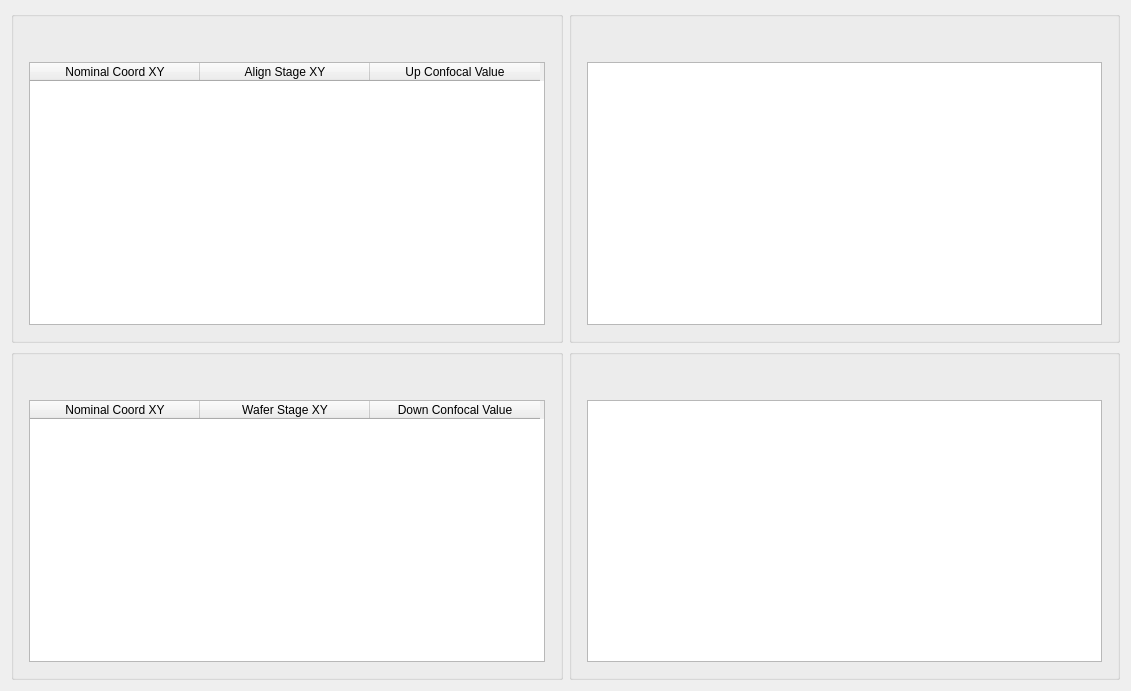
         <widget class="QWidget" name="layoutWidget">
          <property name="geometry">
           <rect>
            <x>0</x>
            <y>0</y>
            <width>1131</width>
            <height>691</height>
           </rect>
          </property>
          <layout class="QGridLayout" name="gridLayout_14">
           <item row="1" column="0">
            <widget class="ISTAR::GUI::GroupBox" name="gb_downChuckLevelingPoint">
             <property name="sizePolicy">
              <sizepolicy hsizetype="Preferred" vsizetype="Preferred">
               <horstretch>0</horstretch>
               <verstretch>0</verstretch>
              </sizepolicy>
             </property>
             <property name="minimumSize">
              <size>
               <width>500</width>
               <height>0</height>
              </size>
             </property>
             <property name="maximumSize">
              <size>
               <width>560</width>
               <height>16777215</height>
              </size>
             </property>
             <layout class="QGridLayout" name="gridLayout_11">
              <property name="leftMargin">
               <number>15</number>
              </property>
              <property name="topMargin">
               <number>45</number>
              </property>
              <property name="rightMargin">
               <number>15</number>
              </property>
              <property name="bottomMargin">
               <number>15</number>
              </property>
              <property name="horizontalSpacing">
               <number>15</number>
              </property>
              <property name="verticalSpacing">
               <number>6</number>
              </property>
              <item row="0" column="0">
               <widget class="ISTAR::GUI::TableWidget" name="tw_downChuckLevelingPoint">
                <property name="minimumSize">
                 <size>
                  <width>250</width>
                  <height>0</height>
                 </size>
                </property>
                <property name="editTriggers">
                 <set>QAbstractItemView::NoEditTriggers</set>
                </property>
                <attribute name="horizontalHeaderDefaultSectionSize">
                 <number>170</number>
                </attribute>
                <column>
                 <property name="text">
                  <string>Nominal Coord XY</string>
                 </property>
                </column>
                <column>
                 <property name="text">
                  <string>Wafer Stage XY</string>
                 </property>
                </column>
                <column>
                 <property name="text">
                  <string>Down Confocal Value</string>
                 </property>
                </column>
               </widget>
              </item>
             </layout>
            </widget>
           </item>
           <item row="1" column="1">
            <widget class="ISTAR::GUI::GroupBox" name="gb_downChuckLevelingPointDiagram">
             <property name="sizePolicy">
              <sizepolicy hsizetype="Preferred" vsizetype="Preferred">
               <horstretch>0</horstretch>
               <verstretch>0</verstretch>
              </sizepolicy>
             </property>
             <property name="minimumSize">
              <size>
               <width>500</width>
               <height>0</height>
              </size>
             </property>
             <property name="maximumSize">
              <size>
               <width>560</width>
               <height>16777215</height>
              </size>
             </property>
             <layout class="QGridLayout" name="gridLayout_13">
              <property name="leftMargin">
               <number>15</number>
              </property>
              <property name="topMargin">
               <number>45</number>
              </property>
              <property name="rightMargin">
               <number>15</number>
              </property>
              <property name="bottomMargin">
               <number>15</number>
              </property>
              <property name="horizontalSpacing">
               <number>15</number>
              </property>
              <property name="verticalSpacing">
               <number>6</number>
              </property>
              <item row="0" column="0">
               <widget class="SimpleDiagram" name="gv_downChuckLeveling"/>
              </item>
             </layout>
            </widget>
           </item>
           <item row="0" column="1">
            <widget class="ISTAR::GUI::GroupBox" name="gb_upChuckLevelingPointDiagram">
             <property name="sizePolicy">
              <sizepolicy hsizetype="Preferred" vsizetype="Preferred">
               <horstretch>0</horstretch>
               <verstretch>0</verstretch>
              </sizepolicy>
             </property>
             <property name="minimumSize">
              <size>
               <width>520</width>
               <height>0</height>
              </size>
             </property>
             <property name="maximumSize">
              <size>
               <width>560</width>
               <height>16777215</height>
              </size>
             </property>
             <layout class="QGridLayout" name="gridLayout_12">
              <property name="leftMargin">
               <number>15</number>
              </property>
              <property name="topMargin">
               <number>45</number>
              </property>
              <property name="rightMargin">
               <number>15</number>
              </property>
              <property name="bottomMargin">
               <number>15</number>
              </property>
              <property name="horizontalSpacing">
               <number>15</number>
              </property>
              <property name="verticalSpacing">
               <number>6</number>
              </property>
              <item row="0" column="0">
               <widget class="SimpleDiagram" name="gv_upChuckLeveling"/>
              </item>
             </layout>
            </widget>
           </item>
           <item row="0" column="0">
            <widget class="ISTAR::GUI::GroupBox" name="gb_upChuckLevelingPoint">
             <property name="sizePolicy">
              <sizepolicy hsizetype="Preferred" vsizetype="Preferred">
               <horstretch>0</horstretch>
               <verstretch>0</verstretch>
              </sizepolicy>
             </property>
             <property name="minimumSize">
              <size>
               <width>520</width>
               <height>0</height>
              </size>
             </property>
             <property name="maximumSize">
              <size>
               <width>560</width>
               <height>16777215</height>
              </size>
             </property>
             <layout class="QGridLayout" name="gridLayout_9">
              <property name="leftMargin">
               <number>15</number>
              </property>
              <property name="topMargin">
               <number>45</number>
              </property>
              <property name="rightMargin">
               <number>15</number>
              </property>
              <property name="bottomMargin">
               <number>15</number>
              </property>
              <property name="horizontalSpacing">
               <number>15</number>
              </property>
              <property name="verticalSpacing">
               <number>6</number>
              </property>
              <item row="0" column="0">
               <widget class="ISTAR::GUI::TableWidget" name="tw_upChuckLevelingPoint">
                <property name="minimumSize">
                 <size>
                  <width>250</width>
                  <height>0</height>
                 </size>
                </property>
                <property name="lineWidth">
                 <number>1</number>
                </property>
                <property name="editTriggers">
                 <set>QAbstractItemView::NoEditTriggers</set>
                </property>
                <attribute name="horizontalHeaderDefaultSectionSize">
                 <number>170</number>
                </attribute>
                <column>
                 <property name="text">
                  <string>Nominal Coord XY</string>
                 </property>
                 <property name="font">
                  <font>
                   <weight>50</weight>
                   <italic>false</italic>
                   <bold>false</bold>
                   <underline>false</underline>
                   <kerning>true</kerning>
                  </font>
                 </property>
                 <property name="textAlignment">
                  <set>AlignCenter</set>
                 </property>
                </column>
                <column>
                 <property name="text">
                  <string>Align Stage XY</string>
                 </property>
                </column>
                <column>
                 <property name="text">
                  <string>Up Confocal Value</string>
                 </property>
                </column>
               </widget>
              </item>
             </layout>
            </widget>
           </item>
          </layout>
         </widget>
